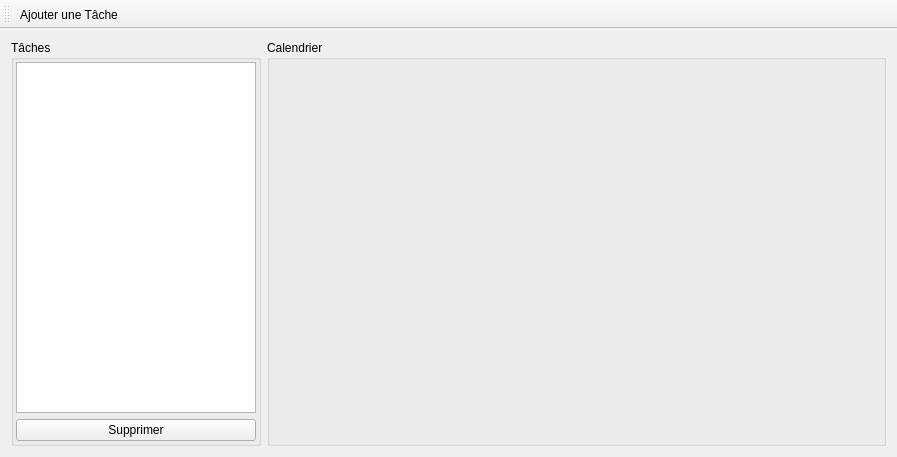
<?xml version="1.0" encoding="UTF-8"?>
<ui version="4.0">
 <class>GestionnaireDeTaches</class>
 <widget class="QMainWindow" name="GestionnaireDeTaches">
  <property name="geometry">
   <rect>
    <x>0</x>
    <y>0</y>
    <width>897</width>
    <height>457</height>
   </rect>
  </property>
  <property name="windowTitle">
   <string>Gestionnaire de Taches</string>
  </property>
  <widget class="QWidget" name="centralWidget">
   <layout class="QHBoxLayout" name="horizontalLayout">
    <item>
     <widget class="QGroupBox" name="groupBox">
      <property name="maximumSize">
       <size>
        <width>250</width>
        <height>16777215</height>
       </size>
      </property>
      <property name="title">
       <string>Tâches</string>
      </property>
      <layout class="QVBoxLayout" name="verticalLayout">
       <property name="leftMargin">
        <number>2</number>
       </property>
       <property name="topMargin">
        <number>2</number>
       </property>
       <property name="rightMargin">
        <number>2</number>
       </property>
       <property name="bottomMargin">
        <number>2</number>
       </property>
       <item>
        <widget class="QListWidget" name="listWidget"/>
       </item>
       <item>
        <widget class="QPushButton" name="pushButton_Delete">
         <property name="text">
          <string>Supprimer</string>
         </property>
        </widget>
       </item>
      </layout>
     </widget>
    </item>
    <item>
     <widget class="QGroupBox" name="groupBox_3">
      <property name="title">
       <string>Calendrier</string>
      </property>
      <layout class="QHBoxLayout" name="horizontalLayout_2">
       <property name="spacing">
        <number>0</number>
       </property>
       <property name="leftMargin">
        <number>0</number>
       </property>
       <property name="topMargin">
        <number>0</number>
       </property>
       <property name="rightMargin">
        <number>0</number>
       </property>
       <property name="bottomMargin">
        <number>0</number>
       </property>
       <item>
        <widget class="QWidget" name="widget" native="true">
         <layout class="QVBoxLayout" name="verticalLayout_2"/>
        </widget>
       </item>
      </layout>
     </widget>
    </item>
   </layout>
  </widget>
  <widget class="QToolBar" name="toolBar">
   <property name="windowTitle">
    <string>toolBar</string>
   </property>
   <attribute name="toolBarArea">
    <enum>TopToolBarArea</enum>
   </attribute>
   <attribute name="toolBarBreak">
    <bool>false</bool>
   </attribute>
   <addaction name="actionImport_Json_File"/>
  </widget>
  <action name="actionImport_Json_File">
   <property name="text">
    <string>Ajouter une Tâche</string>
   </property>
  </action>
 </widget>
 <layoutdefault spacing="6" margin="11"/>
 <resources/>
 <connections/>
</ui>
